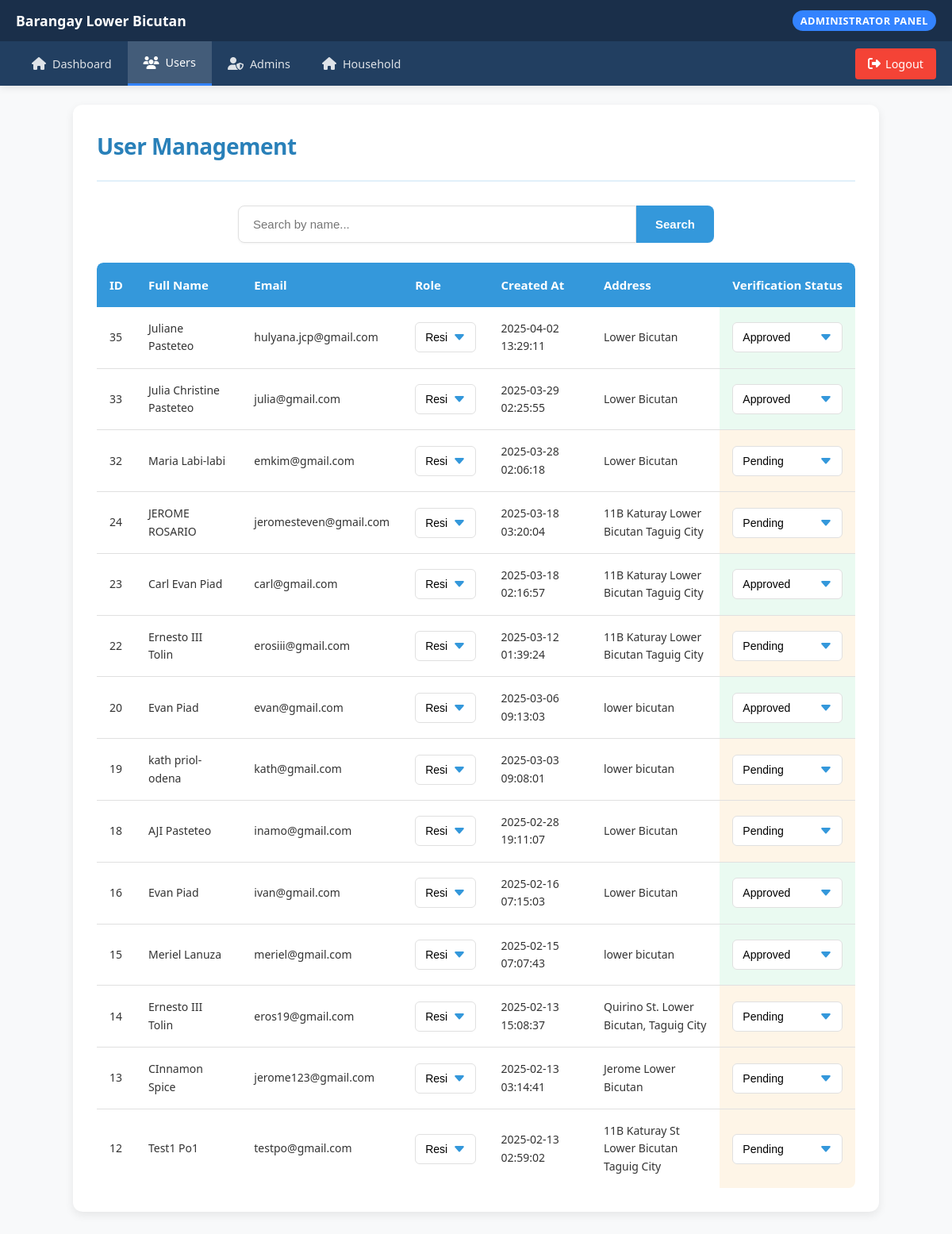
The page /admin/users.php (signed in) on the database its author committed.
### tables this page shows
CREATE TABLE `residents` (
  `resident_id` int(11) NOT NULL,
  `user_id` int(11) NOT NULL,
  `address` varchar(255) NOT NULL,
  `fname` varchar(255) NOT NULL,
  `mname` varchar(255) NOT NULL,
  `lname` varchar(255) NOT NULL,
  `place_of_birth` varchar(255) NOT NULL,
  `age` int(11) NOT NULL,
  `civil_status` varchar(50) NOT NULL,
  `occupation` varchar(255) NOT NULL,
  `citizenship` varchar(100) NOT NULL,
  `voter_status` enum('Yes','No') NOT NULL,
  `birthdate` date DEFAULT NULL,
  `title` varchar(255) NOT NULL,
  `phone` varchar(25) NOT NULL,
  `profile_image` varchar(255) DEFAULT NULL,
  `years_of_residency` int(11) NOT NULL DEFAULT 0,
  `valid_id` varchar(255) DEFAULT NULL,
  `verification_status` enum('Approved','Rejected','Deactivate','Pending') NOT NULL DEFAULT 'Pending'
);

CREATE TABLE `users` (
  `user_id` int(11) NOT NULL,
  `password_hash` varchar(255) NOT NULL,
  `email` varchar(100) NOT NULL,
  `role` enum('admin','resident','secretary','maintenance','lupon','offices') DEFAULT 'resident',
  `created_at` timestamp NOT NULL DEFAULT current_timestamp(),
  `address` varchar(255) NOT NULL
);

### admin/users.php (the view, shortened to what this page needs)
<?php
include '../includes/config.php';
include_once '../includes/adminHeader.php';
$search = isset($_GET['search']) ? trim($_GET['search']) : "";
$sql = "SELECT u.user_id, u.email, u.role, u.created_at, u.address,
               r.fname, r.lname, r.verification_status
        FROM users u
        LEFT JOIN residents r ON u.user_id = r.user_id
        WHERE u.role = 'resident'";
$sql .= " ORDER BY u.created_at DESC";
$result = $conn->query($sql);
?>
<!DOCTYPE html>
<html lang="en">
<head>
</head>
<body>
<div class="content-wrapper">
    <div class="container">
        <div class="page-header">
            <h2>User Management</h2>
        </div>
        <form method="GET" action="">
            <div class="search-container">
                <input type="text" class="search-input" name="search" placeholder="Search by name..." value="<?php echo htmlspecialchars($search); ?>">
                <button type="submit" class="search-button">Search</button>
            </div>
        </form>
        <table class="users-table">
            <thead>
                <tr>
                    <th>ID</th>
                    <th>Full Name</th>
                    <th>Email</th>
                    <th>Role</th>
                    <th>Created At</th>
                    <th>Address</th>
                    <th>Verification Status</th>
                </tr>
            </thead>
            <tbody>
                <?php
                if ($result->num_rows > 0) {
                    while ($row = $result->fetch_assoc()) {
                        $statusClass = '';
                        if ($row['verification_status'] == 'Approved') {
                            $statusClass = 'status-approved';
                        } else if ($row['verification_status'] == 'Rejected') {
                            $statusClass = 'status-rejected';
                        } else if ($row['verification_status'] == 'Pending') {
                            $statusClass = 'status-pending';
                        } else if ($row['verification_status'] == 'Deactivate') {
                            $statusClass = 'status-deactivate';
                        }
                        echo "<tr class='clickable-row' data-userid='{$row['user_id']}'>
                            <td>{$row['user_id']}</td>
                            <td>{$row['fname']} {$row['lname']}</td>
                            <td>{$row['email']}</td>
                            <td>
                                <select class='dropdown-select role-dropdown' data-userid='{$row['user_id']}'>
                                    <option value='resident' " . ($row['role'] == 'resident' ? 'selected' : '') . ">Resident</option>
                                    <option value='admin' " . ($row['role'] == 'admin' ? 'selected' : '') . ">Admin</option>
                                    <option value='secretary' " . ($row['role'] == 'secretary' ? 'selected' : '') . ">Secretary</option>
                                    <option value='maintenance' " . ($row['role'] == 'maintenance' ? 'selected' : '') . ">Maintenance</option>
                                    <option value='lupon' " . ($row['role'] == 'lupon' ? 'selected' : '') . ">Lupon</option>
                                    <option value='offices' " . ($row['role'] == 'offices' ? 'selected' : '') . ">Offices</option>
                                </select>
                            </td>
                            <td>{$row['created_at']}</td>
                            <td>{$row['address']}</td>
                            <td class='{$statusClass}'>
                                <select class='dropdown-select verification-status' data-userid='{$row['user_id']}'>
                                    <option value='Pending' " . ($row['verification_status'] == 'Pending' ? 'selected' : '') . ">Pending</option>
                                    <option value='Approved' " . ($row['verification_status'] == 'Approved' ? 'selected' : '') . ">Approved</option>
                                    <option value='Rejected' " . ($row['verification_status'] == 'Rejected' ? 'selected' : '') . ">Rejected</option>
                                    <option value='Deactivate' " . ($row['verification_status'] == 'Deactivate' ? 'selected' : '') . ">Deactivate</option>
                                </select>
                            </td>
                        </tr>";
                    }
                } else {
                    echo "<tr><td colspan='8' class='empty-state'>No users found</td></tr>";
                }
                ?>
            </tbody>
        </table>
    </div>
</div>
</body>
</html>

### includes/adminHeader.php (style rules this page uses)
* { margin: 0; padding: 0; box-sizing: border-box; }
body { font-family: 'Poppins', sans-serif; color: #333; background-color: #f8f9fa; line-height: 1.6; padding-top: 120px; }

### admin/users.php (style rules this page uses)
:root { --primary-color: #3498db; --primary-dark: #2980b9; --primary-light: #e1f0fa; --danger-color: #e74c3c; --danger-dark: #c0392b; --success-color: #2ecc71; --success-light: #eafaf1; --warning-color: #f39c12; --warning-light: #fef5e7; --light-gray: #f8f9fa; --border-color: #e0e0e0; --text-color: #333; --text-secondary: #7f8c8d; --shadow: 0 4px 12px rgba(0, 0, 0, 0.08); }
body { font-family: 'Segoe UI', Tahoma, Geneva, Verdana, sans-serif; background-color: var(--light-gray); margin: 3%; padding: 3%; color: var(--text-color); line-height: 1.6; }
.content-wrapper { margin: 0 auto; padding: 30px; max-width: 1300px; width: 100%; box-sizing: border-box; transition: all 0.3s ease; }
.container { background: white; padding: 30px; box-shadow: var(--shadow); border-radius: 12px; margin-bottom: 30px; transition: transform 0.3s ease; }
.page-header { display: flex; justify-content: space-between; align-items: center; margin-bottom: 30px; border-bottom: 2px solid var(--primary-light); padding-bottom: 20px; }
.page-header h2 { margin: 0; color: var(--primary-dark); font-weight: 600; font-size: 28px; letter-spacing: -0.5px; }
.search-container { display: flex; margin-bottom: 25px; max-width: 600px; width: 100%; margin-left: auto; margin-right: auto; }
.search-input { flex: 1; padding: 14px 18px; border: 1px solid var(--border-color); border-radius: 8px 0 0 8px; font-size: 15px; outline: none; transition: all 0.3s; box-shadow: 0 1px 3px rgba(0, 0, 0, 0.05); }
.search-button { padding: 14px 24px; background: var(--primary-color); color: white; border: none; border-radius: 0 8px 8px 0; cursor: pointer; font-weight: 600; transition: all 0.3s; font-size: 15px; }
.users-table { width: 100%; border-collapse: separate; border-spacing: 0; margin-top: 10px; border-radius: 8px; overflow: hidden; }
.users-table th { background: var(--primary-color); color: white; padding: 16px; text-align: left; font-weight: 600; font-size: 15px; white-space: nowrap; }
.users-table th:first-child { border-top-left-radius: 8px; }
.users-table th:last-child { border-top-right-radius: 8px; }
.users-table td { padding: 16px; border-bottom: 1px solid var(--border-color); vertical-align: middle; font-size: 14px; transition: background-color 0.3s; }
.users-table tr { background-color: white; transition: all 0.2s; }
.users-table tr:last-child td { border-bottom: none; }
.dropdown-select { width: 100%; padding: 10px 12px; border: 1px solid var(--border-color); border-radius: 6px; background-color: white; cursor: pointer; font-size: 14px; transition: all 0.3s; appearance: none; background-repeat: no-repeat; background-position: calc(100% - 12px) center; padding-right: 35px; }
.status-approved { background-color: var(--success-light); }
.status-pending { background-color: var(--warning-light); }
@media (max-width: 1200px) { .content-wrapper { padding: 20px; } }

### rows shown on the page
residents: user.user_id "35", fname "Juliane", lname "Pasteteo", user.email "hulyana.jcp@gmail.com", user.user_id "Resident", user.created_at "2025-04-02 13:29:11", user.address "Lower Bicutan", verification_status+user "Approved"
residents: user.user_id "33", fname "Julia Christine", lname "Pasteteo", user.email "julia@gmail.com", user.user_id "Resident", user.created_at "2025-03-29 02:25:55", user.address "Lower Bicutan", verification_status+user "Approved"
residents: user.user_id "32", fname "Maria", lname "Labi-labi", user.email "emkim@gmail.com", user.user_id "Resident", user.created_at "2025-03-28 02:06:18", user.address "Lower Bicutan", verification_status+user "Pending"
residents: user.user_id "24", fname "JEROME", lname "ROSARIO", user.email "jeromesteven@gmail.com", user.user_id "Resident", user.created_at "2025-03-18 03:20:04", user.address "11B Katuray Lower Bicutan Taguig City", verification_status+user "Pending"
residents: user.user_id "23", fname "Carl Evan", lname "Piad", user.email "carl@gmail.com", user.user_id "Resident", user.created_at "2025-03-18 02:16:57", user.address "11B Katuray Lower Bicutan Taguig City", verification_status+user "Approved"
residents: user.user_id "22", fname "Ernesto III", lname "Tolin", user.email "erosiii@gmail.com", user.user_id "Resident", user.created_at "2025-03-12 01:39:24", user.address "11B Katuray Lower Bicutan Taguig City", verification_status+user "Pending"
residents: user.user_id "20", fname "Evan", lname "Piad", user.email "evan@gmail.com", user.user_id "Resident", user.created_at "2025-03-06 09:13:03", user.address "lower bicutan", verification_status+user "Approved"
residents: user.user_id "19", fname "kath", lname "priol-odena", user.email "kath@gmail.com", user.user_id "Resident", user.created_at "2025-03-03 09:08:01", user.address "lower bicutan", verification_status+user "Pending"
residents: user.user_id "18", fname "AJI", lname "Pasteteo", user.email "inamo@gmail.com", user.user_id "Resident", user.created_at "2025-02-28 19:11:07", user.address "Lower Bicutan", verification_status+user "Pending"
residents: user.user_id "16", fname "Evan", lname "Piad", user.email "ivan@gmail.com", user.user_id "Resident", user.created_at "2025-02-16 07:15:03", user.address "Lower Bicutan", verification_status+user "Approved"
residents: user.user_id "15", fname "Meriel", lname "Lanuza", user.email "meriel@gmail.com", user.user_id "Resident", user.created_at "2025-02-15 07:07:43", user.address "lower bicutan", verification_status+user "Approved"
residents: user.user_id "14", fname "Ernesto III", lname "Tolin", user.email "eros19@gmail.com", user.user_id "Resident", user.created_at "2025-02-13 15:08:37", user.address "Quirino St. Lower Bicutan, Taguig City", verification_status+user "Pending"
residents: user.user_id "13", fname "CInnamon", lname "Spice", user.email "jerome123@gmail.com", user.user_id "Resident", user.created_at "2025-02-13 03:14:41", user.address "Jerome Lower Bicutan", verification_status+user "Pending"
residents: user.user_id "12", fname "Test1", lname "Po1", user.email "testpo@gmail.com", user.user_id "Resident", user.created_at "2025-02-13 02:59:02", user.address "11B Katuray St Lower Bicutan Taguig City", verification_status+user "Pending"
